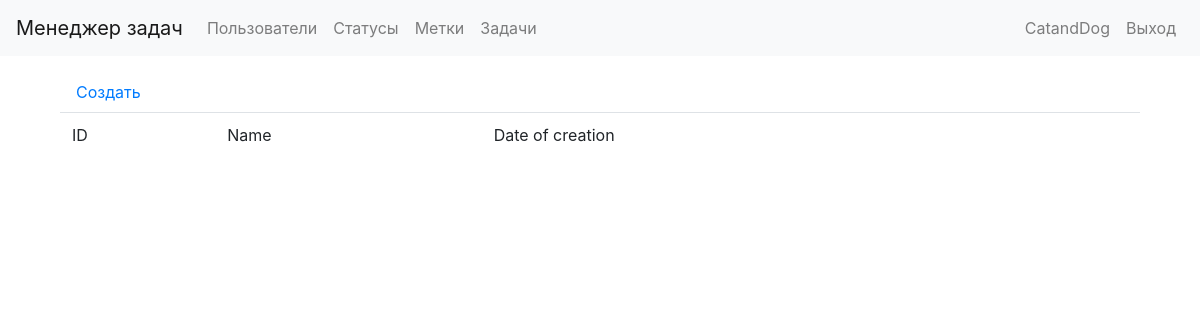
The page /labels/ (signed in) on the database as committed earlier.
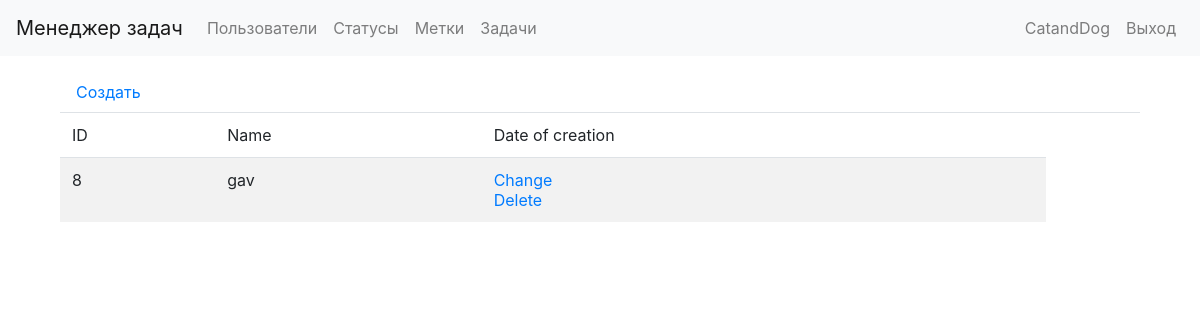
The same page on the database as committed later.
### task_manager/labels/models.py (models this page shows, shortened)
class Label(models.Model):
    name = models.CharField(
        max_length=MAX_LENGTH,
        unique=True,
        verbose_name=gettext_lazy('Name')
    )
    created_at = models.DateTimeField(
        auto_now_add=True,
        verbose_name=gettext_lazy('Date of create')
    )
    class Meta:
        verbose_name = gettext_lazy('Label')
        ordering = ['id']

### task_manager/labels/views.py (the view)
# urls.py: path('labels/', LabelList.as_view(), name='list'),
class LabelList(LoginRequiredMixin, ListView):
    model = Label
    template_name = LABEL
    context_object_name = 'labels'
    def get_context_data(self, **kwargs):
        context = super().get_context_data(**kwargs)
        context[TITLE] = TITLE_LIST
        return context

### task_manager/templates/labels.html (shortened to what this page needs)
{% extends 'base.html' %}
{% load i18n %}
{% block content %}
<div class="container wrapper">
    <a class="nav-link" href="{% url 'labels:create' %}">Создать</a>
    <table class="table table-striped">
        <thead>
            <tr>
                <td>ID</td>
                <td>{% translate "Name" %}</td>
                <td>{% translate "Date of creation" %}</td>
                <td></td>
            </tr>
        </thead>
        <tbody>
            {% for label in labels %}
            <tr>
                <td>{{ label.id }}</td>
                <td>{{ label.name }}</td>
                <td>
                    <a href="{% url 'labels:change' label.id %}">{% translate "Change" %}</a>
                    <br>
                    <a href="{% url 'labels:delete' label.id %}">{% translate "Delete" %}</a>
                </td>
            </tr>
            {% endfor %}
        </tbody>
    </table>
</div>
{% endblock %}

Rows that differ between the two databases and show on the page:
added Label: id "8", name "gav"
